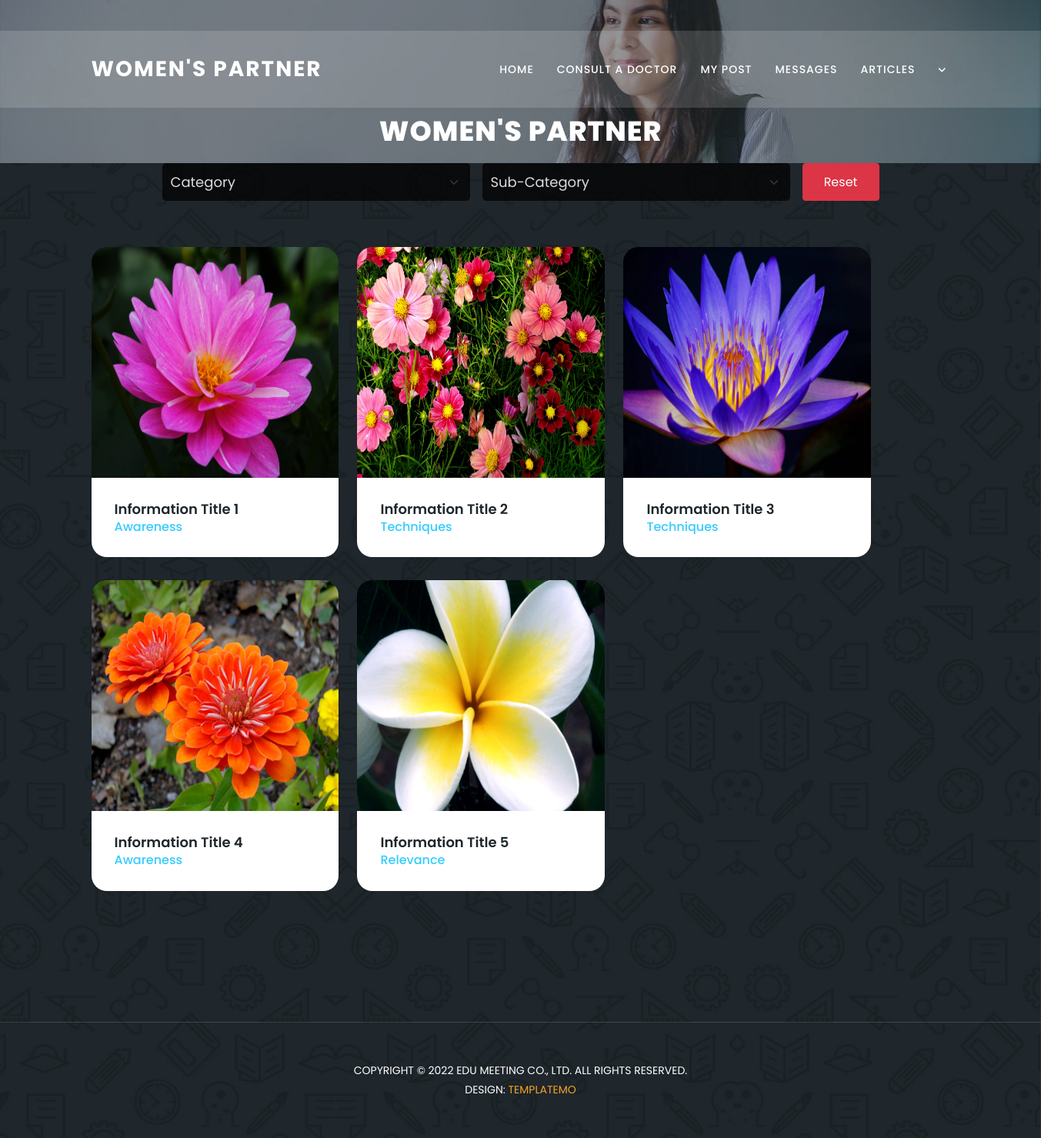
Page /PROJECT/User/Articles.php on the committed database.
### tables this page shows
CREATE TABLE `tbl_information` (
  `information_id` int(11) NOT NULL,
  `information_details` varchar(800) NOT NULL,
  `subcategory_id` int(11) NOT NULL,
  `information_title` varchar(50) NOT NULL,
  `information_photo` varchar(300) NOT NULL
);

CREATE TABLE `tbl_subcategory` (
  `subcategory_id` int(11) NOT NULL,
  `subcategory_name` varchar(30) NOT NULL,
  `category_id` int(11) NOT NULL
);

### PROJECT/User/Articles.php (the view, shortened to what this page needs)
<?php
include('head.php');
?>
<!DOCTYPE html PUBLIC "-//W3C//DTD XHTML 1.0 Transitional//EN" "http://www.w3.org/TR/xhtml1/DTD/xhtml1-transitional.dtd">
<html xmlns="http://www.w3.org/1999/xhtml">
<head>
</head>
<body>
  <div class="container">
    <div class="filter">
    <select class="form-select form-select-lg" onchange="fetchSubcat(this.value)" id="category-select">
    <option value="" disabled selected>Category</option>
    </select>
    <select class="form-select form-select-lg" onchange="filterResult(this.value)" id="subcat">
    <option value="" disabled selected>Sub-Category</option>
    </select>
    <button class="btn btn-danger filter-reset" onclick="filterResult(0)">Reset</button>
    </div>
    <div class="row">
      <div class="col-lg-12">
      </div>
      <div class="row" id="filter-result">
        <?php
        $selArticle = "select * from tbl_information i INNER JOIN tbl_subcategory s on s.subcategory_id=i.subcategory_id inner join tbl_category c on c.category_id=s.category_id";
        $resArticle = $conn->query($selArticle);
        while ($rowArticle = $resArticle->fetch_assoc()) {
        ?>
          <div class="col-lg-4 templatemo-item-col all soon">
          <a href="ArticleDetails.php?aid=<?php echo $rowArticle['information_id']?>">
            <div class="meeting-item">
              <div class="thumb">
                <img src="../Assets/Images/<?php echo $rowArticle['information_photo']; ?>" alt="">
              </div>
              <div class="down-content">
                <h4><?php echo $rowArticle['information_title']; ?> </h4>
                <h6> <?php echo $rowArticle['subcategory_name']; ?> </h6>
              </div>
            </div>
        </a>
          </div>
        <?php
        }
        ?>
        </div>
        </div>
      </div>
</body>
<?php
include('footer.php');
?>
</html>

### PROJECT/Assets/Template/User/assets/css/templatemo-edu-meeting.css (style rules this page uses)
html, body, div, span, applet, object, iframe, h1, h2, h3, h4, h5, h6, p, blockquote, div pre, a, abbr, acronym, address, big, cite, code, del, dfn, em, font, img, ins, kbd, q, s, samp, small, strike, strong, sub, sup, tt, var, b, u, i, center, dl, dt, dd, ol, ul, li, figure, header, nav, section, article, aside, footer, figcaption { margin: 0; padding: 0; border: 0; outline: 0; }
* { box-sizing: border-box; }
html, body { font-family: 'Poppins', sans-serif; font-weight: 400; background-color: #fff; font-size: 16px; -ms-text-size-adjust: 100%; -webkit-font-smoothing: antialiased; -moz-osx-font-smoothing: grayscale; }
a { text-decoration: none !important; color: #3CF; }
h1, h2, h3, h4, h5, h6 { margin-top: 0px; margin-bottom: 0px; }
img { width: 100%; overflow: hidden; }
html, body { background: #fff; font-family: 'Poppins', sans-serif; }
.meeting-item { margin-bottom: 30px; }
.meeting-item .thumb { border-top-right-radius: 20px; border-top-left-radius: 20px; position: relative; display: flex; justify-content: center; align-items: center; overflow: hidden; height: 300px; }
.meeting-item .thumb img { flex-shrink: 0; min-width: 100%; min-height: 100% }
.meeting-item .down-content { background-color: #fff; padding: 30px; border-bottom-right-radius: 20px; border-bottom-left-radius: 20px; }
.meeting-item .down-content h4 { font-size: 18px; color: #1f272b; font-weight: 600; display: inline-block; }
.templatemo-item-col { width: 31%; }
.filter { display: flex; gap: 1rem; justify-content: center; }
.filter select { width: 400px; margin: 0; padding: 10px; color: rgb(220, 220, 220); border: 1px solid #cccccc00; background-color: #000000b3; font-size: 18px; }
.filter select option { background-color: #000000 !important; color: #e5e5e5; }
.filter button { width:100px; transition: .3s; }

### PROJECT/Assets/Template/CSS/form.css (style rules this page uses)
input[type=text],[type=password],[type=email],[type=date], select { width: 100%; padding: 12px 20px; margin: 8px 0; display: inline-block; border: 1px solid #ccc; border-radius: 4px; box-sizing: border-box; }

### rows in the picture
tbl_information: information_photo (picture), information_title "Information Title 1", subcategory.subcategory_name "Awareness"
tbl_information: information_photo (picture), information_title "Information Title 2", subcategory.subcategory_name "Techniques"
tbl_information: information_photo (picture), information_title "Information Title 3", subcategory.subcategory_name "Techniques"
tbl_information: information_photo (picture), information_title "Information Title 4", subcategory.subcategory_name "Awareness"
tbl_information: information_photo (picture), information_title "Information Title 5", subcategory.subcategory_name "Relevance"
